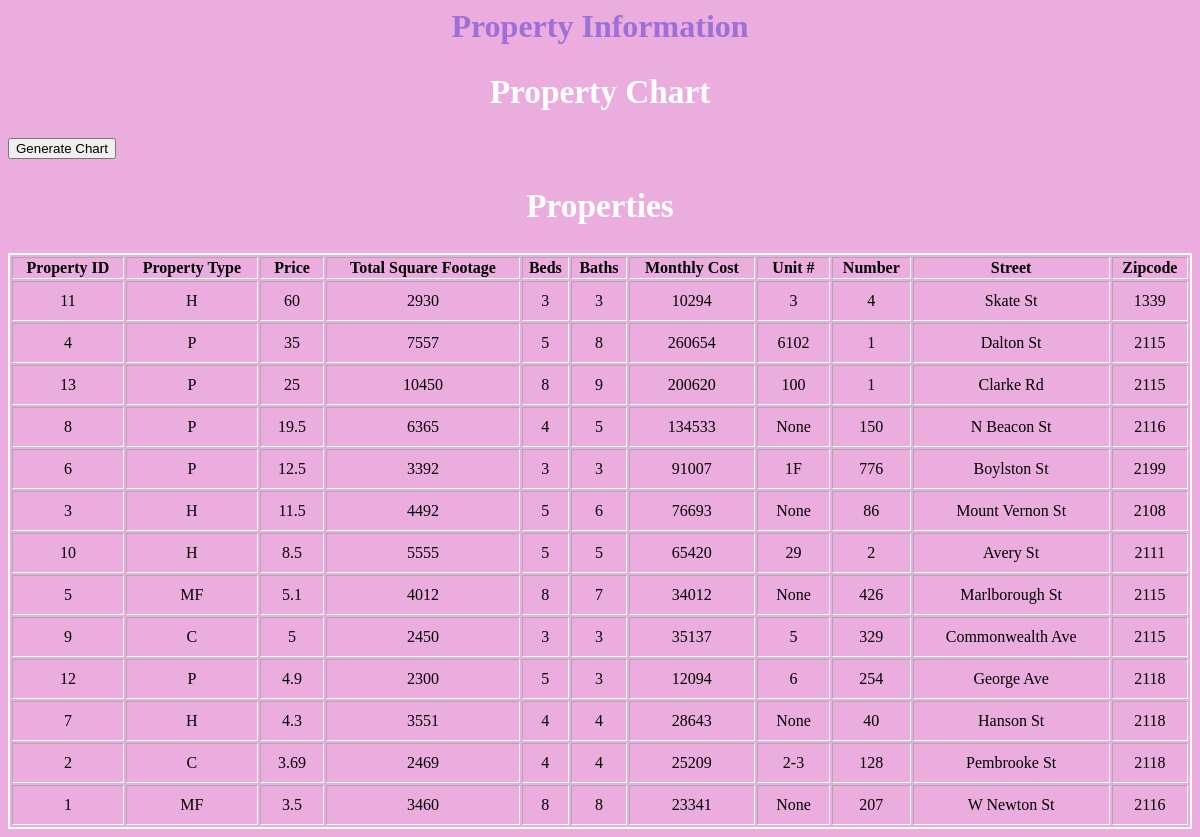
The page /see_listings on the database its author committed.
### tables this page shows
CREATE TABLE property (property_id int not null, property_type text not null, property_price decimal not null, property_square_footage int not null, property_bed int not null, property_bath int not null, monthly_cost int not null, property_unit int, property_number int not null, property_street text not null, property_zipcode int not null, primary key (property_id), foreign key (property_type) references property_type(property_type) on update cascade on delete cascade);

### flask_app.py (the view, shortened to what this page needs)
@app.route('/see_listings', methods=['GET', 'POST'])
def see_listings():
    if not request.method == "POST":
        conn = sqlite3.connect(PATH_TO_DB)
        cursor = conn.cursor()
        cursor.execute ("SELECT * FROM property ORDER BY property_price DESC;")
        property_info = cursor.fetchall()
        conn.close()
        return render_template('see_listings.html', property_info = property_info)

### templates/see_listings.html (shortened to what this page needs)
<html>
  <head>
    <link rel="stylesheet" type="text/css" href="{{ url_for('static', filename='cssFile.css') }}"/>
  </head>
  <body style='background-color:#EBACDE'>
    <h1>Property Information</h1>
    <form method='POST'>
        <h2>Property Chart</h2>
        <input type="submit" value='Generate Chart', name="find_property"/>
        <h2>Properties</h2>
    </form>
    {% if property_info %}
        <table border='1'>
            <thead>
                <tr>
                    <th>Property ID</th>
                    <th>Property Type</th>
                    <th>Price</th>
                    <th>Total Square Footage</th>
                    <th>Beds</th>
                    <th>Baths</th>
                    <th>Monthly Cost</th>
                    <th>Unit #</th>
                    <th>Number</th>
                    <th>Street</th>
                    <th>Zipcode</th>
                </tr>
                </thead>
            <tbody>
                {% for property in property_info %}
                    <tr>
                        <td>{{ property[0] }}</td>
                        <td>{{ property[1] }}</td>
                        <td>{{ property[2] }}</td>
                        <td>{{ property[3] }}</td>
                        <td>{{ property[4] }}</td>
                        <td>{{ property[5] }}</td>
                        <td>{{ property[6] }}</td>
                        <td>{{ property[7] }}</td>
                        <td>{{ property[8] }}</td>
                        <td>{{ property[9] }}</td>
                        <td>{{ property[10] }}</td>
                    </tr>
                {% endfor %}
                </tbody>
            </table>
        {% endif %}
</body>
</html>

### static/cssFile.css (style rules this page uses)
h1 { color:#9D6FD9; text-align:center }
h2 { color:#FFFFFF; text-align:center; font-size:25pt }
table { border:2px solid white; width: 100%; text-align: center; }
td { padding: 10px; }

### rows shown on the page
property: property_id "11", property_type "H", property_price "60", property_square_footage "2930", property_bed "3", property_bath "3", monthly_cost "10294", property_unit "3", property_number "4", property_street "Skate St", property_zipcode "1339"
property: property_id "4", property_type "P", property_price "35", property_square_footage "7557", property_bed "5", property_bath "8", monthly_cost "260654", property_unit "6102", property_number "1", property_street "Dalton St", property_zipcode "2115"
property: property_id "13", property_type "P", property_price "25", property_square_footage "10450", property_bed "8", property_bath "9", monthly_cost "200620", property_unit "100", property_number "1", property_street "Clarke Rd", property_zipcode "2115"
property: property_id "8", property_type "P", property_price "19.5", property_square_footage "6365", property_bed "4", property_bath "5", monthly_cost "134533", property "None", property_number "150", property_street "N Beacon St", property_zipcode "2116"
property: property_id "6", property_type "P", property_price "12.5", property_square_footage "3392", property_bed "3", property_bath "3", monthly_cost "91007", property_unit "1F", property_number "776", property_street "Boylston St", property_zipcode "2199"
property: property_id "3", property_type "H", property_price "11.5", property_square_footage "4492", property_bed "5", property_bath "6", monthly_cost "76693", property "None", property_number "86", property_street "Mount Vernon St", property_zipcode "2108"
property: property_id "10", property_type "H", property_price "8.5", property_square_footage "5555", property_bed "5", property_bath "5", monthly_cost "65420", property_unit "29", property_number "2", property_street "Avery St", property_zipcode "2111"
property: property_id "5", property_type "MF", property_price "5.1", property_square_footage "4012", property_bed "8", property_bath "7", monthly_cost "34012", property "None", property_number "426", property_street "Marlborough St", property_zipcode "2115"
property: property_id "9", property_type "C", property_price "5", property_square_footage "2450", property_bed "3", property_bath "3", monthly_cost "35137", property_unit "5", property_number "329", property_street "Commonwealth Ave", property_zipcode "2115"
property: property_id "12", property_type "P", property_price "4.9", property_square_footage "2300", property_bed "5", property_bath "3", monthly_cost "12094", property_unit "6", property_number "254", property_street "George Ave", property_zipcode "2118"
property: property_id "7", property_type "H", property_price "4.3", property_square_footage "3551", property_bed "4", property_bath "4", monthly_cost "28643", property "None", property_number "40", property_street "Hanson St", property_zipcode "2118"
property: property_id "2", property_type "C", property_price "3.69", property_square_footage "2469", property_bed "4", property_bath "4", monthly_cost "25209", property_unit "2-3", property_number "128", property_street "Pembrooke St", property_zipcode "2118"
property: property_id "1", property_type "MF", property_price "3.5", property_square_footage "3460", property_bed "8", property_bath "8", monthly_cost "23341", property "None", property_number "207", property_street "W Newton St", property_zipcode "2116"
